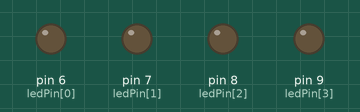
Recording of a sketch running on a simulated Arduino Uno, built with avr-gcc and run on an emulated ATmega328P. On the bench: output pins drawn as LEDs (lit = HIGH).

Above: at 0.06 s.
At 0.56 s:
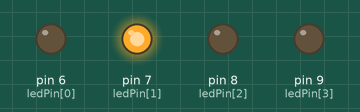
At 1.06 s:
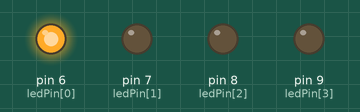
At 2.18 s:
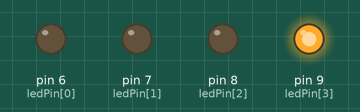
At 3.31 s:
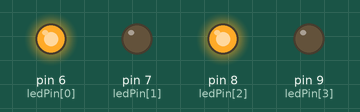
At 4.43 s:
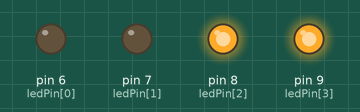
Timing chart, 0 to 4.7 s (numbered marks = the images above):
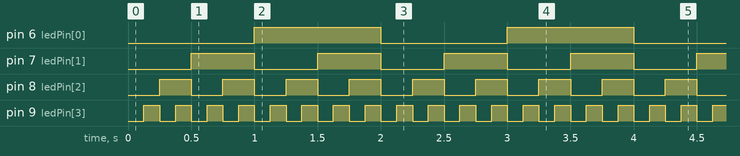

Measured:
- by itself, pin 6 (ledPin[0]): alternates HIGH for 1.0 s and LOW for 1.0 s
- by itself, pin 7 (ledPin[1]): alternates HIGH for 0.50 s and LOW for 0.50 s
- by itself, pin 8 (ledPin[2]): alternates HIGH for 0.25 s and LOW for 0.25 s
- by itself, pin 9 (ledPin[3]): alternates HIGH for 0.12 s and LOW for 0.12 s

The sketch:

BlinkWithoutDelayFourLeds.ino
```cpp
// (licence header left out)
byte ledPin[4] = {6, 7, 8, 9};
byte ledState[4] = {LOW, LOW, LOW, LOW};
unsigned long previousMillis[4] = {0, 0, 0, 0};
int interval[4] = {1000, 500, 250, 125};

void blink(byte id) { //id will be in the range 0..3
  if(millis() - previousMillis[id] >= interval[id]) {
    previousMillis[id] = millis();
    if (ledState[id] == LOW) ledState[id] = HIGH;
    else                     ledState[id] = LOW;
    digitalWrite(ledPin[id], ledState[id]);
  }
}

void setup() {
  for (byte i = 0 ; i < 4 ; i++) pinMode(ledPin[i], OUTPUT);
}

void loop() {
  for (byte i = 0 ; i < 4 ; i++) blink(i);
  //Do other stuff
}
```
